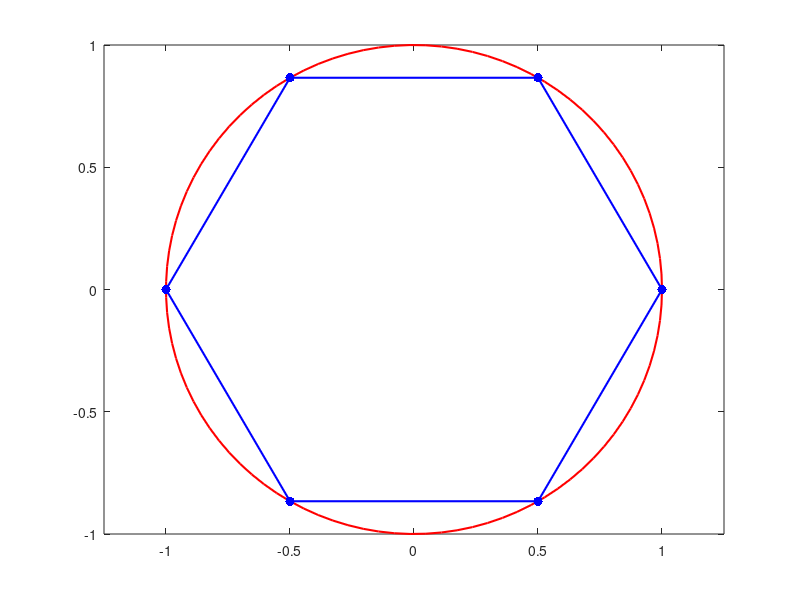

The MATLAB source for this figure:
close all;

t=linspace(0,2*pi);
x=cos(t);
y=sin(t);
plot(x,y, 'r', 'linewidth', 1.5)
hold on;

theta=0:pi/3:2*pi;
a=cos(theta);
b=sin(theta);
plot(a,b,'-b.', 'linewidth', 1.5, 'MarkerSize', 20)

axis([-1.25 1.25 -1 1])